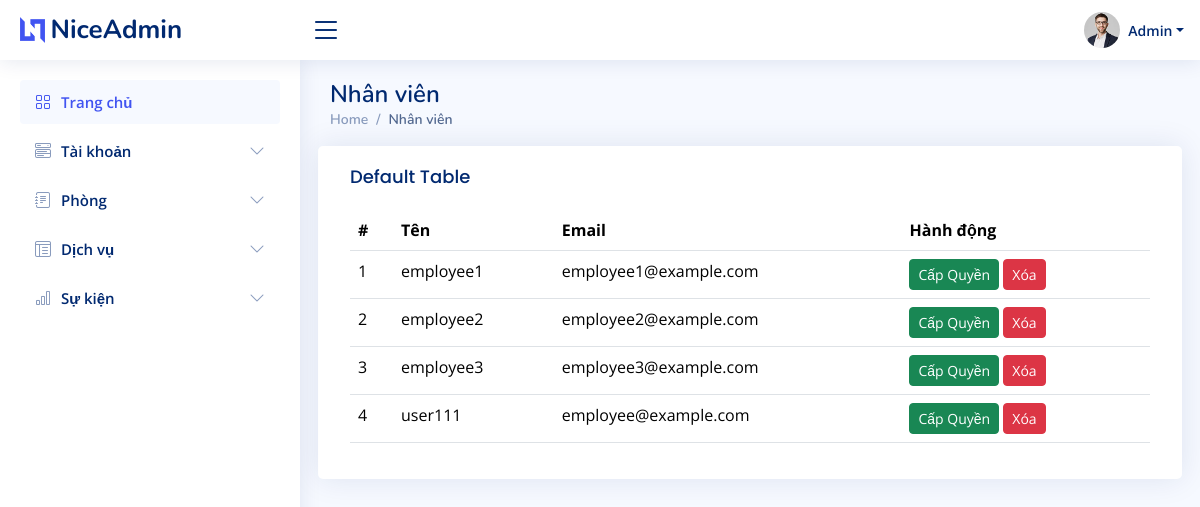
/admin_dashboard/employees (signed in), run on an earlier commit of the app's database.
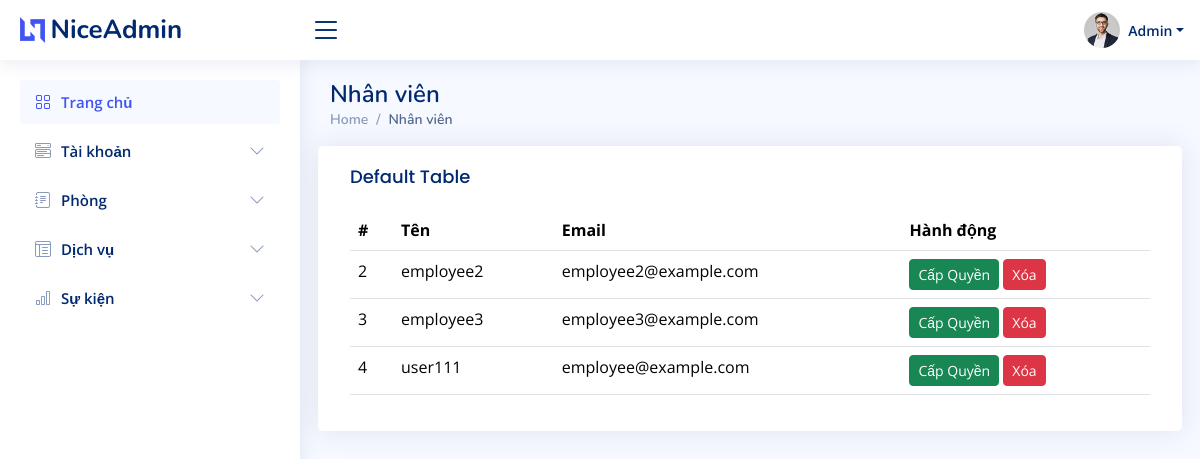
And on a later commit of the database.
### admin_custom/models.py (models this page shows)
class Employee(models.Model):
    user = models.OneToOneField(User, on_delete=models.CASCADE)
    position = models.CharField(max_length=100)
    department = models.CharField(max_length=100)
    class Meta:
        permissions = [
            ("can_view_employee_post", "Can view employee post"),
            ("can_create_employee_post", "Can create employee post"),
            ("can_edit_employee_post", "Can edit employee post"),
            ("can_delete_employee_post", "Can delete employee post"),
        ]

### admin_custom/views.py (the view, shortened to what this page needs)
# urls.py: path('admin_dashboard/employees', admin_custom.admin_employee, name='manage_employees'),
@permission_required('auth.change_user', raise_exception=True)  # Yêu cầu quyền chỉnh sửa người dùng
def admin_employee(request):
    employees = Employee.objects.all()
    return render(request, "admin/employee.html", {"employees": employees})

### home/Templates/admin/employee.html (shortened to what this page needs)
{% load static %}
<!DOCTYPE html>
<html lang="en">
<head>
  <link href="{% static 'assets/vendor/bootstrap/css/bootstrap.min.css' %}" rel="stylesheet" />
  <link href="{% static 'assets/vendor/bootstrap-icons/bootstrap-icons.css' %}" rel="stylesheet" />
  <link href="{% static 'assets/vendor/boxicons/css/boxicons.min.css' %}" rel="stylesheet" />
  <link href="{% static 'assets/vendor/quill/quill.snow.css' %}" rel="stylesheet" />
  <link href="{% static 'assets/vendor/quill/quill.bubble.css' %}" rel="stylesheet" />
  <link href="{% static 'assets/vendor/remixicon/remixicon.css' %}" rel="stylesheet" />
  <link href="{% static 'assets/vendor/simple-datatables/style.css' %}" rel="stylesheet" />
  <link href="{% static 'assets/css/style.css' %}" rel="stylesheet" />
</head>
<body>
  {% include 'includes/admin/header.html' %}
  {% include 'includes/admin/sidebar.html' %}
  <main id="main" class="main">
    <div class="pagetitle">
      <h1>Nhân viên</h1>
      <nav>
        <ol class="breadcrumb">
          <li class="breadcrumb-item">
            <a href="index.html">Home</a>
          </li>
          <li class="breadcrumb-item active">Nhân viên</li>
        </ol>
      </nav>
    </div>
    <section class="section dashboard">
      <div class="row">
        <div class="card">
          <div class="card-body">
            <h5 class="card-title">Default Table</h5>
            <table class="table">
              <thead>
                <tr>
                  <th scope="col">#</th>
                  <th scope="col">Tên</th>
                  <th scope="col">Email</th>
                  <th scope="col">Hành động</th>
                </tr>
              </thead>
              <tbody>
                {% for employee in employees %}
                <tr>
                  <td>{{ employee.id }}</td>
                  <td>{{ employee.user.username }}</td>
                  <td>{{ employee.user.email }}</td>
                  <td>
                    {% if 'admin_custom.can_edit_post' in employee.user.get_all_permissions %}
                      <form method="POST" style="display:inline-block;">
                        {% csrf_token %}
                        <input type="hidden" name="user_id" value="{{ employee.user.id }}">
                        <input type="hidden" name="permission" value="can_edit_post">
                        <button type="submit" name="action" value="remove" class="btn btn-danger btn-sm">Xóa Quyền</button>
                      </form>
                    {% else %}
                      <form method="POST" style="display:inline-block;">
                        <button type="submit" name="action" value="add" class="btn btn-success btn-sm">Cấp Quyền</button>
                      </form>
                    {% endif %}
                    <form method="POST" action="{% url 'delete_employee' employee.id %}" style="display:inline;">
                      <button type="submit" class="btn btn-danger btn-sm">Xóa</button>
                    </form>
                  </td>
                </tr>
                {% endfor %}
              </tbody>
            </table>
          </div>
        </div>
      </div>
    </section>
  </main>
</body>
</html>

What changed in the data, as far as the page shows it:
removed Employee: id "1", user.username "employee1", user.email "employee1@example.com"
